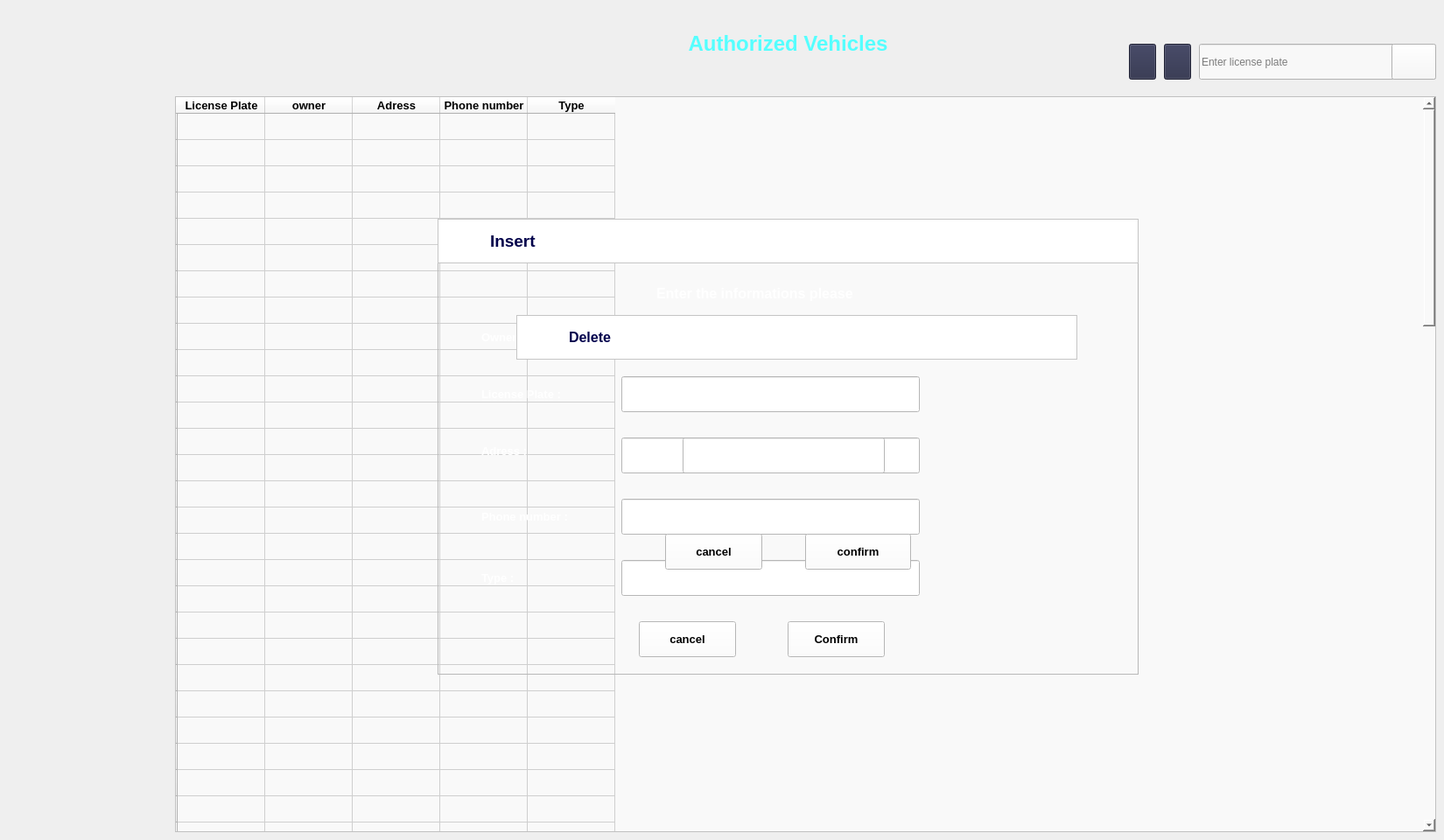
             <widget class="QWidget" name="authorized_vehicles">
              <widget class="QTableWidget" name="tableWidget_2">
               <property name="geometry">
                <rect>
                 <x>200</x>
                 <y>110</y>
                 <width>1441</width>
                 <height>841</height>
                </rect>
               </property>
               <property name="styleSheet">
                <string notr="true">background-color: rgb(249, 249, 249);
border-right-color: rgb(255, 0, 127);
border-color: rgb(255, 0, 127);</string>
               </property>
               <row>
                <property name="text">
                 <string/>
                </property>
               </row>
               <row>
                <property name="text">
                 <string/>
                </property>
               </row>
               <row>
                <property name="text">
                 <string/>
                </property>
               </row>
               <row>
                <property name="text">
                 <string/>
                </property>
               </row>
               <row>
                <property name="text">
                 <string/>
                </property>
               </row>
               <row>
                <property name="text">
                 <string/>
                </property>
               </row>
               <row>
                <property name="text">
                 <string/>
                </property>
               </row>
               <row>
                <property name="text">
                 <string/>
                </property>
               </row>
               <row>
                <property name="text">
                 <string/>
                </property>
               </row>
               <row>
                <property name="text">
                 <string/>
                </property>
               </row>
               <row>
                <property name="text">
                 <string/>
                </property>
               </row>
               <row>
                <property name="text">
                 <string/>
                </property>
               </row>
               <row>
                <property name="text">
                 <string/>
                </property>
               </row>
               <row>
                <property name="text">
                 <string/>
                </property>
               </row>
               <row>
                <property name="text">
                 <string/>
                </property>
               </row>
               <row>
                <property name="text">
                 <string/>
                </property>
               </row>
               <row>
                <property name="text">
                 <string/>
                </property>
               </row>
               <row>
                <property name="text">
                 <string/>
                </property>
               </row>
               <row>
                <property name="text">
                 <string/>
                </property>
               </row>
               <row>
                <property name="text">
                 <string/>
                </property>
               </row>
               <row>
                <property name="text">
                 <string/>
                </property>
               </row>
               <row>
                <property name="text">
                 <string/>
                </property>
               </row>
               <row>
                <property name="text">
                 <string/>
                </property>
               </row>
               <row>
                <property name="text">
                 <string/>
                </property>
               </row>
               <row>
                <property name="text">
                 <string/>
                </property>
               </row>
               <row>
                <property name="text">
                 <string/>
                </property>
               </row>
               <row>
                <property name="text">
                 <string/>
                </property>
               </row>
               <row>
                <property name="text">
                 <string/>
                </property>
               </row>
               <row>
                <property name="text">
                 <string/>
                </property>
               </row>
               <row>
                <property name="text">
                 <string/>
                </property>
               </row>
               <row>
                <property name="text">
                 <string/>
                </property>
               </row>
               <row>
                <property name="text">
                 <string/>
                </property>
               </row>
               <row>
                <property name="text">
                 <string/>
                </property>
               </row>
               <row>
                <property name="text">
                 <string/>
                </property>
               </row>
               <row>
                <property name="text">
                 <string/>
                </property>
               </row>
               <row>
                <property name="text">
                 <string/>
                </property>
               </row>
               <row>
                <property name="text">
                 <string/>
                </property>
               </row>
               <row>
                <property name="text">
                 <string/>
                </property>
               </row>
               <row>
                <property name="text">
                 <string/>
                </property>
               </row>
               <row>
                <property name="text">
                 <string/>
                </property>
               </row>
               <row>
                <property name="text">
                 <string/>
                </property>
               </row>
               <row>
                <property name="text">
                 <string/>
                </property>
               </row>
               <row>
                <property name="text">
                 <string/>
                </property>
               </row>
               <row>
                <property name="text">
                 <string/>
                </property>
               </row>
               <row>
                <property name="text">
                 <string/>
                </property>
               </row>
               <row>
                <property name="text">
                 <string/>
                </property>
               </row>
               <row>
                <property name="text">
                 <string/>
                </property>
               </row>
               <row>
                <property name="text">
                 <string/>
                </property>
               </row>
               <row>
                <property name="text">
                 <string/>
                </property>
               </row>
               <row>
                <property name="text">
                 <string/>
                </property>
               </row>
               <row>
                <property name="text">
                 <string/>
                </property>
               </row>
               <row>
                <property name="text">
                 <string/>
                </property>
               </row>
               <row>
                <property name="text">
                 <string/>
                </property>
               </row>
               <row>
                <property name="text">
                 <string/>
                </property>
               </row>
               <row>
                <property name="text">
                 <string/>
                </property>
               </row>
               <row>
                <property name="text">
                 <string/>
                </property>
               </row>
               <row>
                <property name="text">
                 <string/>
                </property>
               </row>
               <row>
                <property name="text">
                 <string/>
                </property>
               </row>
               <row>
                <property name="text">
                 <string/>
                </property>
               </row>
               <row>
                <property name="text">
                 <string/>
                </property>
               </row>
               <row>
                <property name="text">
                 <string/>
                </property>
               </row>
               <row>
                <property name="text">
                 <string/>
                </property>
               </row>
               <row>
                <property name="text">
                 <string/>
                </property>
               </row>
               <row>
                <property name="text">
                 <string/>
                </property>
               </row>
               <row>
                <property name="text">
                 <string/>
                </property>
               </row>
               <row>
                <property name="text">
                 <string/>
                </property>
               </row>
               <row>
                <property name="text">
                 <string/>
                </property>
               </row>
               <row>
                <property name="text">
                 <string/>
                </property>
               </row>
               <row>
                <property name="text">
                 <string/>
                </property>
               </row>
               <row>
                <property name="text">
                 <string/>
                </property>
               </row>
               <row>
                <property name="text">
                 <string/>
                </property>
               </row>
               <row>
                <property name="text">
                 <string/>
                </property>
               </row>
               <row>
                <property name="text">
                 <string/>
                </property>
               </row>
               <row>
                <property name="text">
                 <string/>
                </property>
               </row>
               <row>
                <property name="text">
                 <string/>
                </property>
               </row>
               <row>
                <property name="text">
                 <string/>
                </property>
               </row>
               <row>
                <property name="text">
                 <string/>
                </property>
               </row>
               <row>
                <property name="text">
                 <string/>
                </property>
               </row>
               <row>
                <property name="text">
                 <string/>
                </property>
               </row>
               <row>
                <property name="text">
                 <string/>
                </property>
               </row>
               <row>
                <property name="text">
                 <string/>
                </property>
               </row>
               <row>
                <property name="text">
                 <string/>
                </property>
               </row>
               <row>
                <property name="text">
                 <string/>
                </property>
               </row>
               <row>
                <property name="text">
                 <string/>
                </property>
               </row>
               <row>
                <property name="text">
                 <string/>
                </property>
               </row>
               <row>
                <property name="text">
                 <string/>
                </property>
               </row>
               <row>
                <property name="text">
                 <string/>
                </property>
               </row>
               <row>
                <property name="text">
                 <string/>
                </property>
               </row>
               <column>
                <property name="text">
                 <string>License Plate</string>
                </property>
                <property name="font">
                 <font>
                  <pointsize>10</pointsize>
                  <weight>75</weight>
                  <bold>true</bold>
                 </font>
                </property>
               </column>
               <column>
                <property name="text">
                 <string>owner</string>
                </property>
                <property name="font">
                 <font>
                  <pointsize>10</pointsize>
                  <weight>75</weight>
                  <bold>true</bold>
                 </font>
                </property>
               </column>
               <column>
                <property name="text">
                 <string>Adress</string>
                </property>
                <property name="font">
                 <font>
                  <pointsize>10</pointsize>
                  <weight>75</weight>
                  <bold>true</bold>
                 </font>
                </property>
               </column>
               <column>
                <property name="text">
                 <string>Phone number</string>
                </property>
                <property name="font">
                 <font>
                  <pointsize>10</pointsize>
                  <weight>75</weight>
                  <bold>true</bold>
                 </font>
                </property>
               </column>
               <column>
                <property name="text">
                 <string>Type</string>
                </property>
                <property name="font">
                 <font>
                  <pointsize>10</pointsize>
                  <weight>75</weight>
                  <bold>true</bold>
                 </font>
                </property>
               </column>
              </widget>
              <widget class="QPushButton" name="pushButton_3">
               <property name="geometry">
                <rect>
                 <x>1330</x>
                 <y>50</y>
                 <width>31</width>
                 <height>41</height>
                </rect>
               </property>
               <property name="styleSheet">
                <string notr="true">background-color: rgb(42, 45, 72);</string>
               </property>
               <property name="text">
                <string/>
               </property>
               <property name="icon">
                <iconset resource="iconengines/resource.qrc">
                 <normaloff>:/icons/plus.svg</normaloff>:/icons/plus.svg</iconset>
               </property>
               <property name="iconSize">
                <size>
                 <width>28</width>
                 <height>28</height>
                </size>
               </property>
              </widget>
              <widget class="QPushButton" name="pushButton_4">
               <property name="geometry">
                <rect>
                 <x>1290</x>
                 <y>50</y>
                 <width>31</width>
                 <height>41</height>
                </rect>
               </property>
               <property name="styleSheet">
                <string notr="true">background-color: rgb(42, 45, 72);</string>
               </property>
               <property name="text">
                <string/>
               </property>
               <property name="icon">
                <iconset resource="iconengines/resource.qrc">
                 <normaloff>:/icons/trash-2.svg</normaloff>:/icons/trash-2.svg</iconset>
               </property>
               <property name="iconSize">
                <size>
                 <width>28</width>
                 <height>28</height>
                </size>
               </property>
              </widget>
              <widget class="QLineEdit" name="lineEdit">
               <property name="geometry">
                <rect>
                 <x>1370</x>
                 <y>50</y>
                 <width>271</width>
                 <height>41</height>
                </rect>
               </property>
               <property name="styleSheet">
                <string notr="true">background-color: rgb(248, 248, 248);</string>
               </property>
               <property name="text">
                <string/>
               </property>
               <property name="placeholderText">
                <string>Enter license plate</string>
               </property>
              </widget>
              <widget class="QPushButton" name="pushButton_5">
               <property name="geometry">
                <rect>
                 <x>1590</x>
                 <y>50</y>
                 <width>51</width>
                 <height>41</height>
                </rect>
               </property>
               <property name="styleSheet">
                <string notr="true">background-color: rgb(248, 248, 248);</string>
               </property>
               <property name="text">
                <string/>
               </property>
               <property name="icon">
                <iconset resource="iconengines/resource.qrc">
                 <normaloff>:/icons/search.svg</normaloff>:/icons/search.svg</iconset>
               </property>
               <property name="iconSize">
                <size>
                 <width>20</width>
                 <height>20</height>
                </size>
               </property>
              </widget>
              <widget class="QLabel" name="label_9">
               <property name="geometry">
                <rect>
                 <x>660</x>
                 <y>20</y>
                 <width>481</width>
                 <height>61</height>
                </rect>
               </property>
               <property name="font">
                <font>
                 <pointsize>20</pointsize>
                 <weight>75</weight>
                 <bold>true</bold>
                </font>
               </property>
               <property name="text">
                <string>&lt;html&gt;&lt;head/&gt;&lt;body&gt;&lt;p align=&quot;center&quot;&gt;&lt;span style=&quot; font-size:18pt; color:#55ffff;&quot;&gt;Authorized Vehicles&lt;/span&gt;&lt;/p&gt;&lt;/body&gt;&lt;/html&gt;</string>
               </property>
              </widget>
              <widget class="QWidget" name="insert" native="true">
               <property name="geometry">
                <rect>
                 <x>500</x>
                 <y>250</y>
                 <width>801</width>
                 <height>521</height>
                </rect>
               </property>
               <property name="focusPolicy">
                <enum>Qt::NoFocus</enum>
               </property>
               <widget class="QFrame" name="frame_2">
                <property name="geometry">
                 <rect>
                  <x>0</x>
                  <y>0</y>
                  <width>801</width>
                  <height>521</height>
                 </rect>
                </property>
                <property name="frameShape">
                 <enum>QFrame::StyledPanel</enum>
                </property>
                <property name="frameShadow">
                 <enum>QFrame::Raised</enum>
                </property>
                <widget class="QFrame" name="frame_3">
                 <property name="geometry">
                  <rect>
                   <x>0</x>
                   <y>0</y>
                   <width>801</width>
                   <height>51</height>
                  </rect>
                 </property>
                 <property name="minimumSize">
                  <size>
                   <width>120</width>
                   <height>0</height>
                  </size>
                 </property>
                 <property name="styleSheet">
                  <string notr="true">background-color: rgb(255, 255, 255);
</string>
                 </property>
                 <property name="frameShape">
                  <enum>QFrame::StyledPanel</enum>
                 </property>
                 <property name="frameShadow">
                  <enum>QFrame::Raised</enum>
                 </property>
                 <widget class="QLabel" name="label_10">
                  <property name="geometry">
                   <rect>
                    <x>20</x>
                    <y>10</y>
                    <width>31</width>
                    <height>31</height>
                   </rect>
                  </property>
                  <property name="text">
                   <string>&lt;html&gt;&lt;head/&gt;&lt;body&gt;&lt;p&gt;&lt;img src=&quot;:/icons/edit.svg&quot;/&gt;&lt;/p&gt;&lt;/body&gt;&lt;/html&gt;</string>
                  </property>
                 </widget>
                 <widget class="QLabel" name="label_11">
                  <property name="geometry">
                   <rect>
                    <x>60</x>
                    <y>10</y>
                    <width>181</width>
                    <height>31</height>
                   </rect>
                  </property>
                  <property name="text">
                   <string>&lt;html&gt;&lt;head/&gt;&lt;body&gt;&lt;p&gt;&lt;span style=&quot; font-size:14pt; font-weight:600; color:#00004b;&quot;&gt;Insert&lt;/span&gt;&lt;/p&gt;&lt;/body&gt;&lt;/html&gt;</string>
                  </property>
                 </widget>
                </widget>
                <widget class="QLabel" name="label_12">
                 <property name="geometry">
                  <rect>
                   <x>250</x>
                   <y>60</y>
                   <width>311</width>
                   <height>51</height>
                  </rect>
                 </property>
                 <property name="text">
                  <string>&lt;html&gt;&lt;head/&gt;&lt;body&gt;&lt;p&gt;&lt;span style=&quot; font-size:12pt; font-weight:600; color:#ffffff;&quot;&gt;Enter the informations please&lt;/span&gt;&lt;/p&gt;&lt;/body&gt;&lt;/html&gt;</string>
                 </property>
                </widget>
                <widget class="QLabel" name="label_13">
                 <property name="geometry">
                  <rect>
                   <x>50</x>
                   <y>120</y>
                   <width>151</width>
                   <height>31</height>
                  </rect>
                 </property>
                 <property name="text">
                  <string>&lt;html&gt;&lt;head/&gt;&lt;body&gt;&lt;p&gt;&lt;span style=&quot; font-size:10pt; font-weight:600; color:#ffffff;&quot;&gt;Owner :&lt;/span&gt;&lt;/p&gt;&lt;/body&gt;&lt;/html&gt;</string>
                 </property>
                </widget>
                <widget class="QLabel" name="label_14">
                 <property name="geometry">
                  <rect>
                   <x>50</x>
                   <y>180</y>
                   <width>121</width>
                   <height>41</height>
                  </rect>
                 </property>
                 <property name="text">
                  <string>&lt;html&gt;&lt;head/&gt;&lt;body&gt;&lt;p&gt;&lt;span style=&quot; font-size:10pt; font-weight:600; color:#ffffff;&quot;&gt;License Plate :&lt;/span&gt;&lt;/p&gt;&lt;/body&gt;&lt;/html&gt;</string>
                 </property>
                </widget>
                <widget class="QLabel" name="label_15">
                 <property name="geometry">
                  <rect>
                   <x>50</x>
                   <y>250</y>
                   <width>121</width>
                   <height>31</height>
                  </rect>
                 </property>
                 <property name="text">
                  <string>&lt;html&gt;&lt;head/&gt;&lt;body&gt;&lt;p&gt;&lt;span style=&quot; font-size:10pt; font-weight:600; color:#ffffff;&quot;&gt;Adress :&lt;/span&gt;&lt;/p&gt;&lt;/body&gt;&lt;/html&gt;</string>
                 </property>
                </widget>
                <widget class="QLabel" name="label_16">
                 <property name="geometry">
                  <rect>
                   <x>50</x>
                   <y>320</y>
                   <width>161</width>
                   <height>41</height>
                  </rect>
                 </property>
                 <property name="text">
                  <string>&lt;html&gt;&lt;head/&gt;&lt;body&gt;&lt;p&gt;&lt;span style=&quot; font-size:10pt; font-weight:600; color:#ffffff;&quot;&gt;Phone number :&lt;/span&gt;&lt;/p&gt;&lt;/body&gt;&lt;/html&gt;</string>
                 </property>
                </widget>
                <widget class="QLabel" name="label_17">
                 <property name="geometry">
                  <rect>
                   <x>50</x>
                   <y>390</y>
                   <width>111</width>
                   <height>41</height>
                  </rect>
                 </property>
                 <property name="text">
                  <string>&lt;html&gt;&lt;head/&gt;&lt;body&gt;&lt;p&gt;&lt;span style=&quot; font-size:10pt; font-weight:600; color:#ffffff;&quot;&gt;Type :&lt;/span&gt;&lt;/p&gt;&lt;/body&gt;&lt;/html&gt;</string>
                 </property>
                </widget>
                <widget class="QLineEdit" name="lineEdit_3">
                 <property name="geometry">
                  <rect>
                   <x>210</x>
                   <y>120</y>
                   <width>341</width>
                   <height>41</height>
                  </rect>
                 </property>
                 <property name="styleSheet">
                  <string notr="true">background-color: rgb(255, 255, 255);</string>
                 </property>
                </widget>
                <widget class="QLineEdit" name="lineEdit_4">
                 <property name="geometry">
                  <rect>
                   <x>210</x>
                   <y>180</y>
                   <width>341</width>
                   <height>41</height>
                  </rect>
                 </property>
                 <property name="styleSheet">
                  <string notr="true">background-color: rgb(255, 255, 255);</string>
                 </property>
                </widget>
                <widget class="QLineEdit" name="lineEdit_5">
                 <property name="geometry">
                  <rect>
                   <x>210</x>
                   <y>250</y>
                   <width>341</width>
                   <height>41</height>
                  </rect>
                 </property>
                 <property name="styleSheet">
                  <string notr="true">background-color: rgb(255, 255, 255);</string>
                 </property>
                </widget>
                <widget class="QLineEdit" name="lineEdit_6">
                 <property name="geometry">
                  <rect>
                   <x>210</x>
                   <y>320</y>
                   <width>341</width>
                   <height>41</height>
                  </rect>
                 </property>
                 <property name="styleSheet">
                  <string notr="true">background-color: rgb(255, 255, 255);</string>
                 </property>
                </widget>
                <widget class="QLineEdit" name="lineEdit_7">
                 <property name="geometry">
                  <rect>
                   <x>210</x>
                   <y>390</y>
                   <width>341</width>
                   <height>41</height>
                  </rect>
                 </property>
                 <property name="styleSheet">
                  <string notr="true">background-color: rgb(255, 255, 255);
</string>
                 </property>
                </widget>
                <widget class="QPushButton" name="pushButton_10">
                 <property name="geometry">
                  <rect>
                   <x>400</x>
                   <y>460</y>
                   <width>111</width>
                   <height>41</height>
                  </rect>
                 </property>
                 <property name="font">
                  <font>
                   <pointsize>10</pointsize>
                   <weight>75</weight>
                   <bold>true</bold>
                  </font>
                 </property>
                 <property name="styleSheet">
                  <string notr="true">background-color: rgb(255, 255, 255);</string>
                 </property>
                 <property name="text">
                  <string>Confirm</string>
                 </property>
                </widget>
                <widget class="QPushButton" name="pushButton_11">
                 <property name="geometry">
                  <rect>
                   <x>230</x>
                   <y>460</y>
                   <width>111</width>
                   <height>41</height>
                  </rect>
                 </property>
                 <property name="font">
                  <font>
                   <pointsize>10</pointsize>
                   <weight>75</weight>
                   <bold>true</bold>
                  </font>
                 </property>
                 <property name="styleSheet">
                  <string notr="true">background-color: rgb(255, 255, 255);</string>
                 </property>
                 <property name="text">
                  <string>cancel</string>
                 </property>
                </widget>
                <widget class="QWidget" name="delete_2" native="true">
                 <property name="geometry">
                  <rect>
                   <x>90</x>
                   <y>110</y>
                   <width>641</width>
                   <height>311</height>
                  </rect>
                 </property>
                 <widget class="QFrame" name="frame_4">
                  <property name="geometry">
                   <rect>
                    <x>0</x>
                    <y>0</y>
                    <width>641</width>
                    <height>51</height>
                   </rect>
                  </property>
                  <property name="styleSheet">
                   <string notr="true">background-color: rgb(255, 255, 255);</string>
                  </property>
                  <property name="frameShape">
                   <enum>QFrame::StyledPanel</enum>
                  </property>
                  <property name="frameShadow">
                   <enum>QFrame::Raised</enum>
                  </property>
                  <widget class="QLabel" name="label_18">
                   <property name="geometry">
                    <rect>
                     <x>20</x>
                     <y>10</y>
                     <width>31</width>
                     <height>31</height>
                    </rect>
                   </property>
                   <property name="text">
                    <string>&lt;html&gt;&lt;head/&gt;&lt;body&gt;&lt;p&gt;&lt;img src=&quot;:/icons/trash-2.svg&quot;/&gt;&lt;/p&gt;&lt;/body&gt;&lt;/html&gt;</string>
                   </property>
                  </widget>
                  <widget class="QLabel" name="label_19">
                   <property name="geometry">
                    <rect>
                     <x>60</x>
                     <y>10</y>
                     <width>101</width>
                     <height>31</height>
                    </rect>
                   </property>
                   <property name="text">
                    <string>&lt;html&gt;&lt;head/&gt;&lt;body&gt;&lt;p&gt;&lt;span style=&quot; font-size:12pt; font-weight:600; color:#00004c;&quot;&gt;Delete&lt;/span&gt;&lt;/p&gt;&lt;/body&gt;&lt;/html&gt;</string>
                   </property>
                  </widget>
                 </widget>
                 <widget class="QLabel" name="label_20">
                  <property name="geometry">
                   <rect>
                    <x>190</x>
                    <y>60</y>
                    <width>251</width>
                    <height>61</height>
                   </rect>
                  </property>
                  <property name="text">
                   <string>&lt;html&gt;&lt;head/&gt;&lt;body&gt;&lt;p&gt;&lt;span style=&quot; font-size:12pt; font-weight:600; color:#ffffff;&quot;&gt;Enter the license plate :&lt;/span&gt;&lt;/p&gt;&lt;/body&gt;&lt;/html&gt;</string>
                  </property>
                 </widget>
                 <widget class="QLineEdit" name="lineEdit_8">
                  <property name="geometry">
                   <rect>
                    <x>190</x>
                    <y>140</y>
                    <width>231</width>
                    <height>41</height>
                   </rect>
                  </property>
                  <property name="styleSheet">
                   <string notr="true">background-color: rgb(255, 255, 255);</string>
                  </property>
                 </widget>
                 <widget class="QPushButton" name="pushButton_12">
                  <property name="geometry">
                   <rect>
                    <x>330</x>
                    <y>250</y>
                    <width>121</width>
                    <height>41</height>
                   </rect>
                  </property>
                  <property name="font">
                   <font>
                    <pointsize>10</pointsize>
                    <weight>75</weight>
                    <bold>true</bold>
                   </font>
                  </property>
                  <property name="styleSheet">
                   <string notr="true">background-color: rgb(255, 255, 255);</string>
                  </property>
                  <property name="text">
                   <string>confirm</string>
                  </property>
                 </widget>
                 <widget class="QPushButton" name="pushButton_13">
                  <property name="geometry">
                   <rect>
                    <x>170</x>
                    <y>250</y>
                    <width>111</width>
                    <height>41</height>
                   </rect>
                  </property>
                  <property name="font">
                   <font>
                    <pointsize>10</pointsize>
                    <weight>75</weight>
                    <bold>true</bold>
                   </font>
                  </property>
                  <property name="styleSheet">
                   <string notr="true">background-color: rgb(255, 255, 255);</string>
                  </property>
                  <property name="text">
                   <string>cancel</string>
                  </property>
                 </widget>
                </widget>
               </widget>
              </widget>
             </widget>
